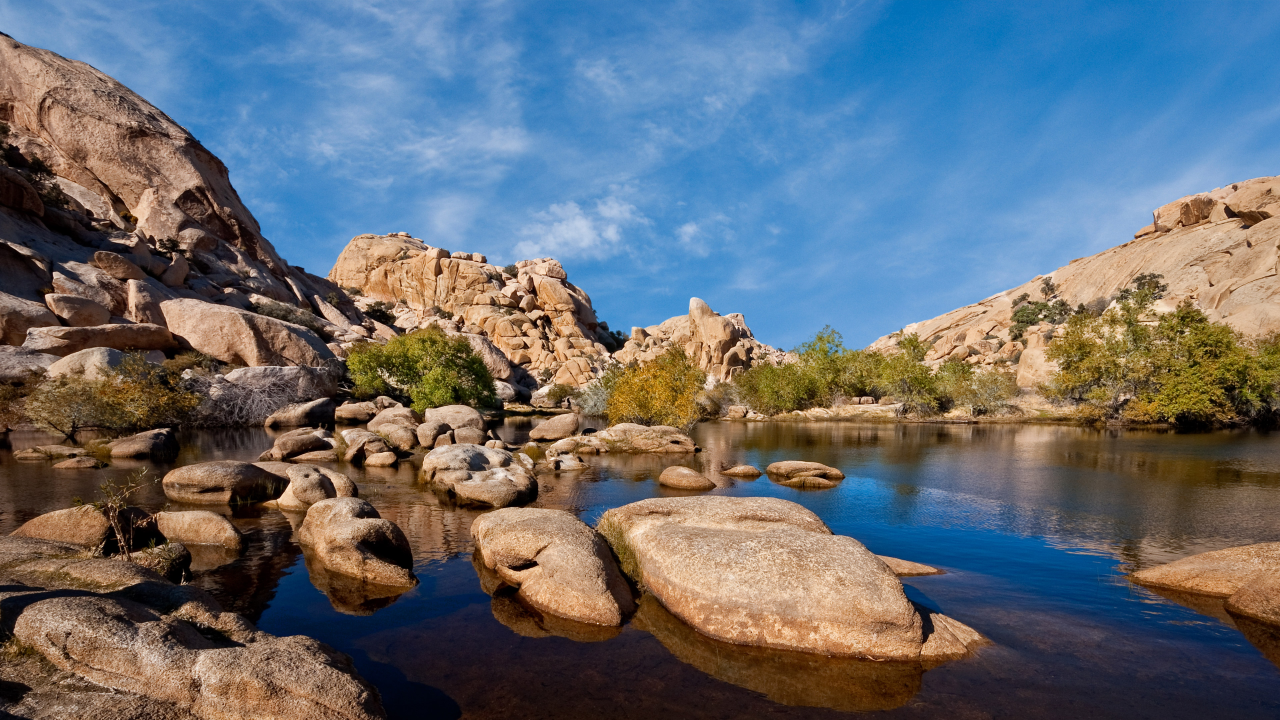
#> input picture 134256573812053395.jpg, 3840 x 2160 px (shown at 1/3 size)
$ python 45.py
#> lines starting #> are read from the running program, lines starting #| are printed output that depends on the picture; after the words box and inside, x2 and y2 are one past the last pixel; in counts of white or black regions, pixels touching at a corner belong together
import cv2

image = cv2.imread("134256573812053395.jpg")
#> image is the input picture: shape (2160, 3840, 3); mean B, G, R 115.2, 107.9, 101.9
image = cv2.resize(image, (800, 450))
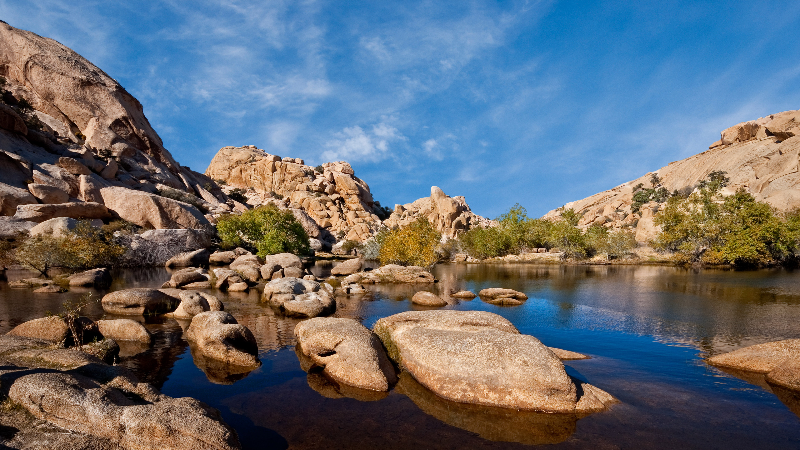
#> image: shape (450, 800, 3); mean B, G, R 115.1, 107.8, 101.8

gray = cv2.cvtColor(image, cv2.COLOR_BGR2GRAY)
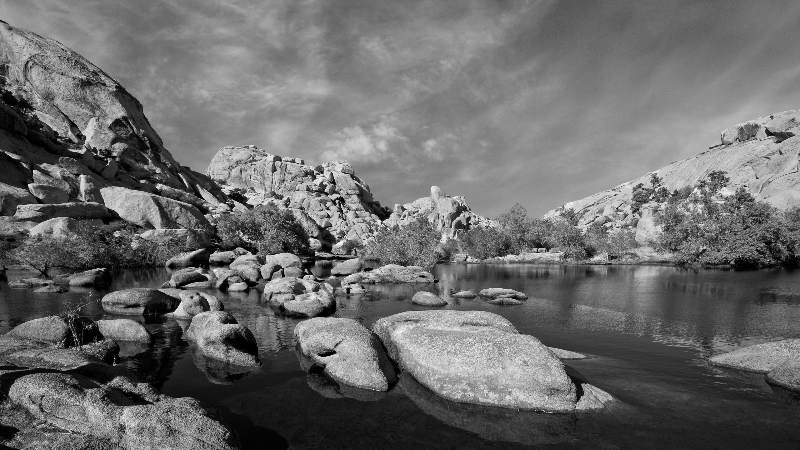
#> gray: shape (450, 800); min 0, max 251, mean 106.8

adaptive = cv2.adaptiveThreshold(
    gray,
    255,
    cv2.ADAPTIVE_THRESH_GAUSSIAN_C,
    cv2.THRESH_BINARY,
    11,
    2
)
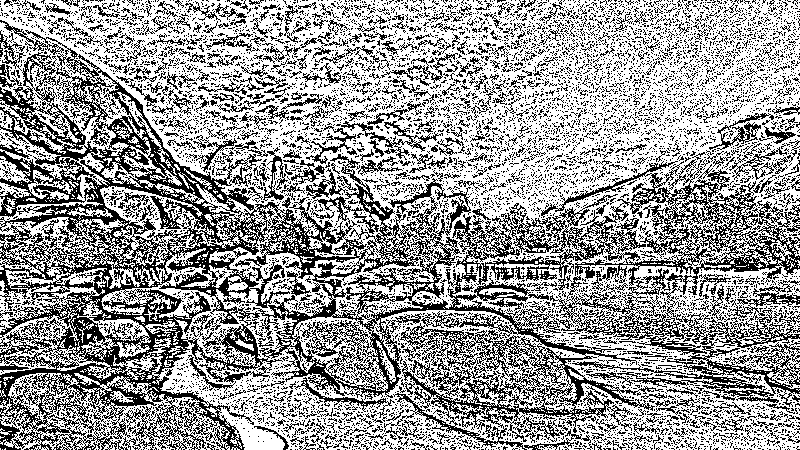
#> adaptive: shape (450, 800); 60.9% white; black in thin lines or dots

cv2.imshow("Grayscale", gray)
cv2.imshow("Adaptive Threshold", adaptive)

cv2.waitKey(0)
cv2.destroyAllWindows()

$ run again, with ChatGPT Image Oct 14, 2026, 11_23_27 AM.png saved as 134256573812053395.jpg
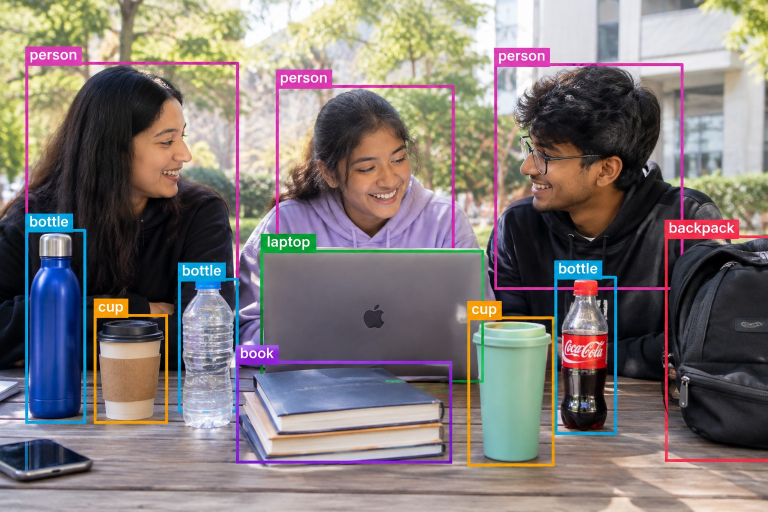
#> input picture ChatGPT Image Oct 14, 2026, 11_23_27 AM.png, 1536 x 1024 px (shown at 1/2 size)
#> image is the input picture: shape (1024, 1536, 3); mean B, G, R 119.9, 121.1, 129.1
#> image: shape (450, 800, 3)
#> `gray = cv2.cvtColor(image, cv2.COLOR_BGR2GRAY)`:
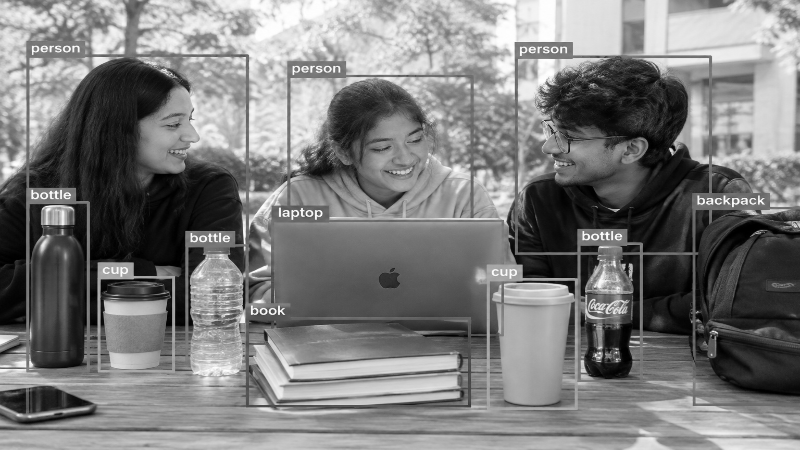
#> gray: shape (450, 800); min 0, max 255, mean 123.3
#> `adaptive = cv2.adaptiveThreshold( gray, 255, cv2.ADAPTIVE_THRESH_GAUSS..`:
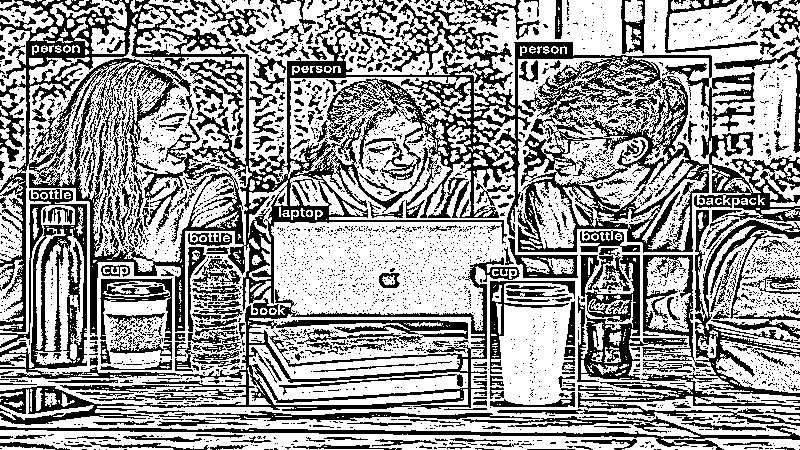
#> adaptive: shape (450, 800); 61.1% white; 3063 black regions (2715 under 20 px), largest, box (x1, y1, x2, y2) and area: (0, 0, 800, 335) 58409, (0, 189, 520, 425) 17164, (577, 255, 688, 382) 4186
